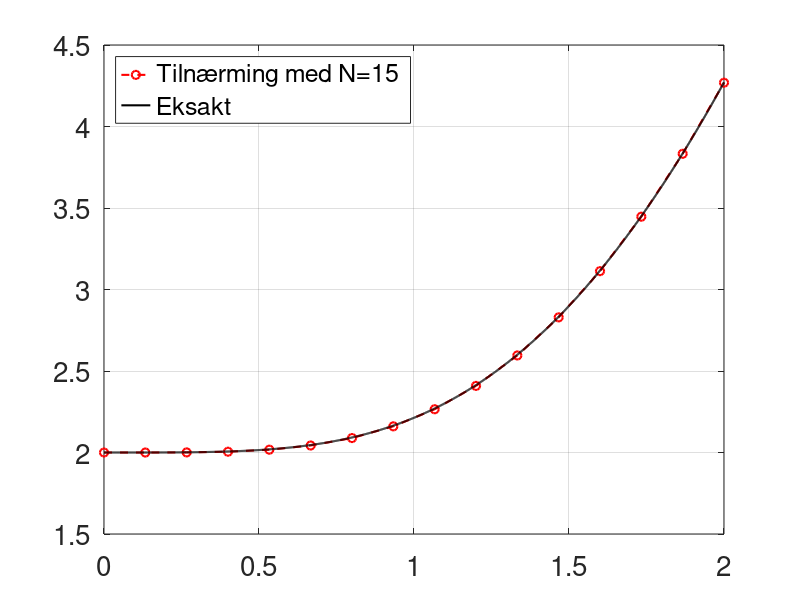

Write the MATLAB code that produced this figure.
% Oppgave 4 f)

% Skriptet løser en likning på formen f´ + a(x)f = b(x) der vi
% kjenner til startkravet f0. Vha. midtpunktsformelen og formelen
% for den ensidig deriverte, kan vi se på hele problemet som en 
% matriseliknig. Ved å øke antallet oppdelinger N i intervallet
% vi jobber innenfor, ønsker vi å undersøke hvordan den numeriske
% tilnærmingen nærmer seg den eksakte funksjonens graf som vi tar
% utgangspunkt i. 

% Eksakt funksjon:
funk = @(x) x.^2+2*exp(-x.^2/2);

% Delfunksjonene: 
a = @(x) x;
b = @(x) x.^3 + 2*x;

% Startkrav: 
x0 = 0;
y0 = 2;         % y0 = f(x0), som vi har fra før
xF = 2;         % Maksimalverdi for x

% Antall oppdelinger i x-intervallet:
N=15;
% Avstanden mellom x-verdiene/punktene i plottet:
h = (xF-x0)/N;
% Vektor som samler x-verdiene: 
xVektor = (x0+h):h:xF;      % Tar ikke med x0 for å  
                            % få riktig dimensjon 
                            % ved implementering i matrisene.
                            
% Brukte formlene for derivasjon for å komme frem til et
% likningssystem. Dette systemet kan representeres ved en 
% diagonalmatrise A, som representerer alle x fra x1-xN i 
% uttrykket a(x),...
A = diag(a(xVektor));

% ... og derivasjonsmatrisen D, som representer alle leddene
% der h forekommer:
D = zeros(N,N);
for i=2:(N-1)
    D(i,[i-1 i+1])=[-1 1];
end
% Legger til manglende verdi i første rad: 
D(1,2) = 1;
% Legger til manglende verdier i siste rad:
D(N,[N-2 N-1 N])=[1 -4 3];
D = D * 1/(2*h);        % Faktoriserer inn konstanten 1/(2*h).

% Oppretter søylevektor for høyresiden i likningene:
bVektor = b(xVektor).';

% Totalmatrise: 
T = [D + A, bVektor];           % bVektor legges til som en ekstra
                                % søyle med indeks (N+1).
% Oppdaterer startkrav: 
T(1,N+1) = T(1,N+1)+y0/(2*h);

% Løser likingssystemet: 
losning = rref(T);                
yVektor = losning(:,N+1).';       % Alle rader, siste kolonne i losning
yVektor = [y0, yVektor];          % Utvider med y0 på plass 1
xVektor = [x0,xVektor];           % Utvider med x0 på plass 1

% Plotter løsningen: 
plot(xVektor,yVektor, 'ro--', 'linewidth',1.5)
grid on
hold on

% Plotter den eksakte løsningen
xx = 0:1e-3:xF;
plot(xx,funk(xx), 'k', 'linewidth',1.5)
hold off

% Formatering av plot
set(gca,'FontSize',20)
legend('Tilnærming med N=15','Eksakt', 'location', 'northwest')

